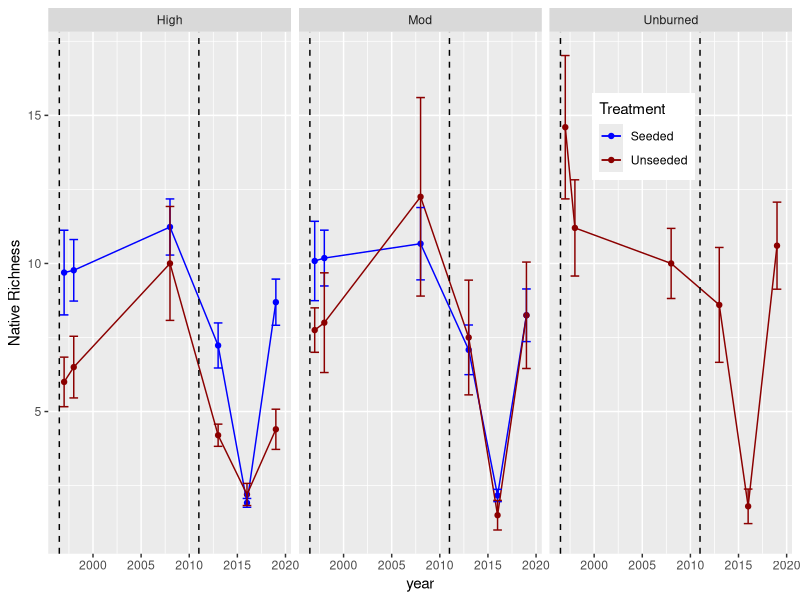
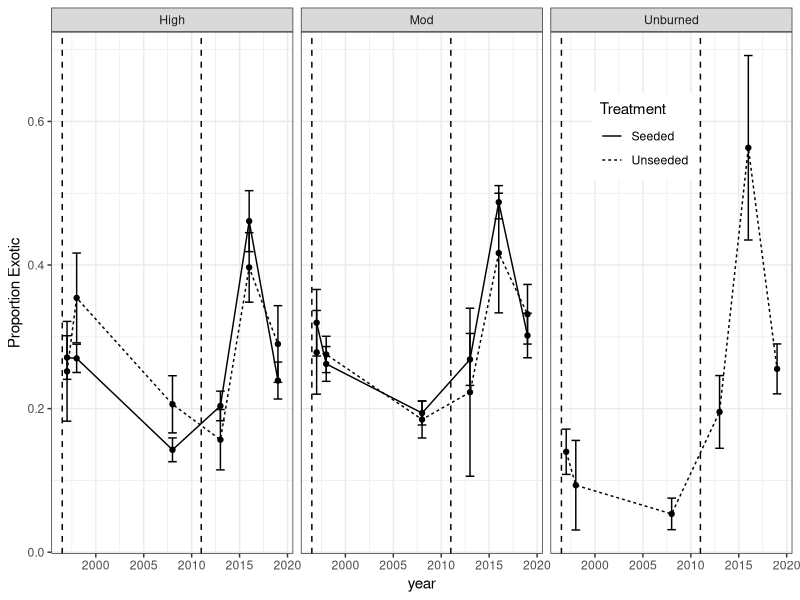
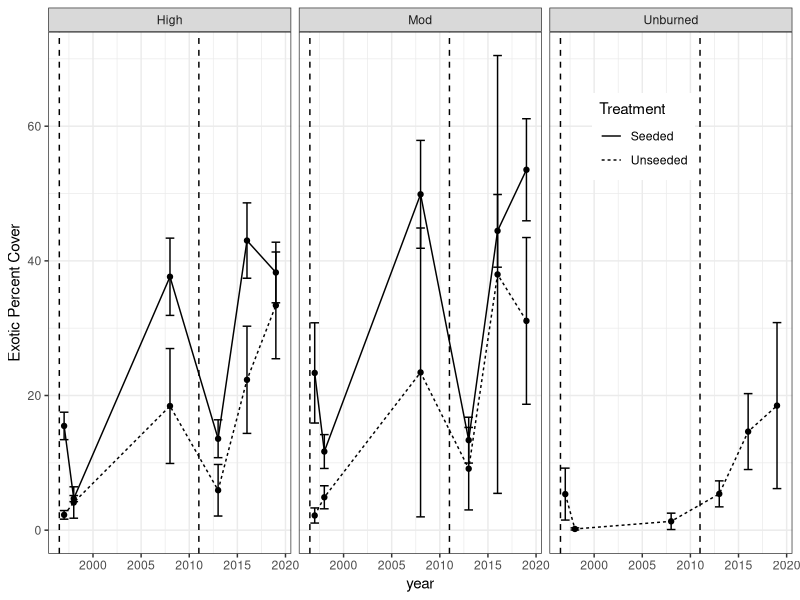
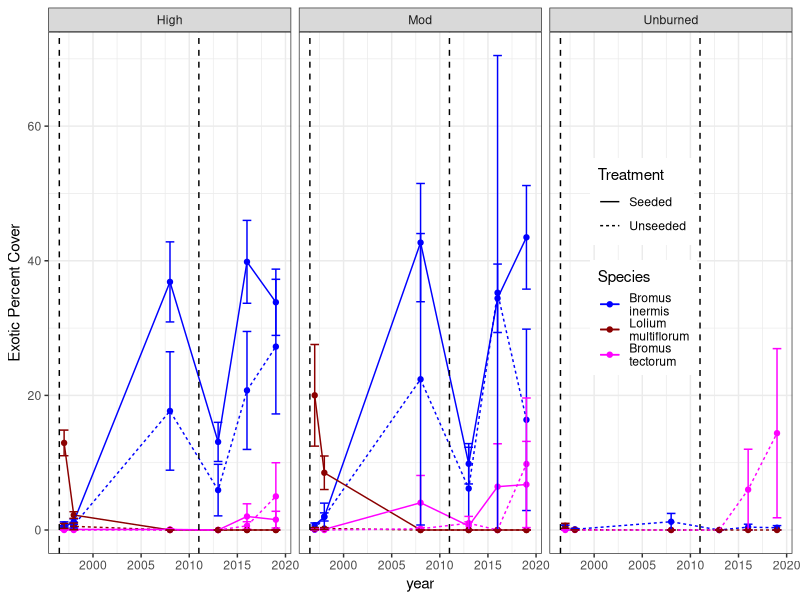
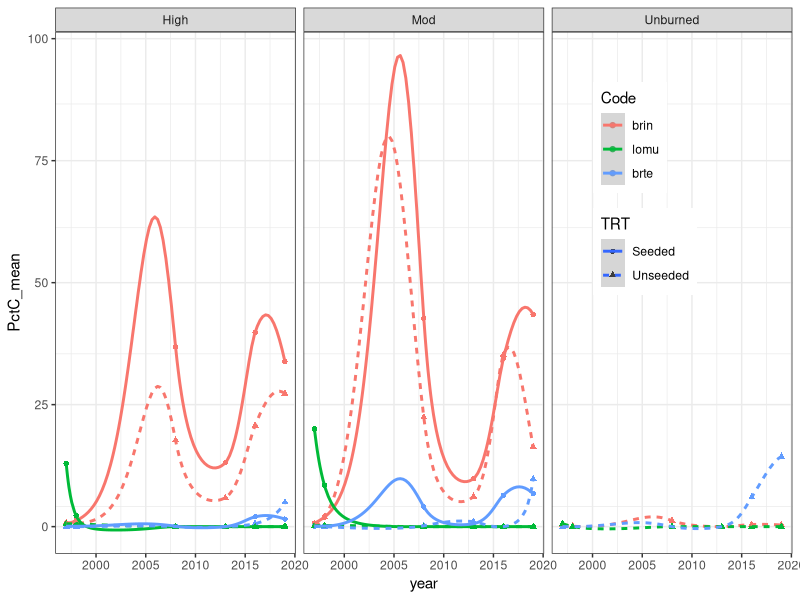
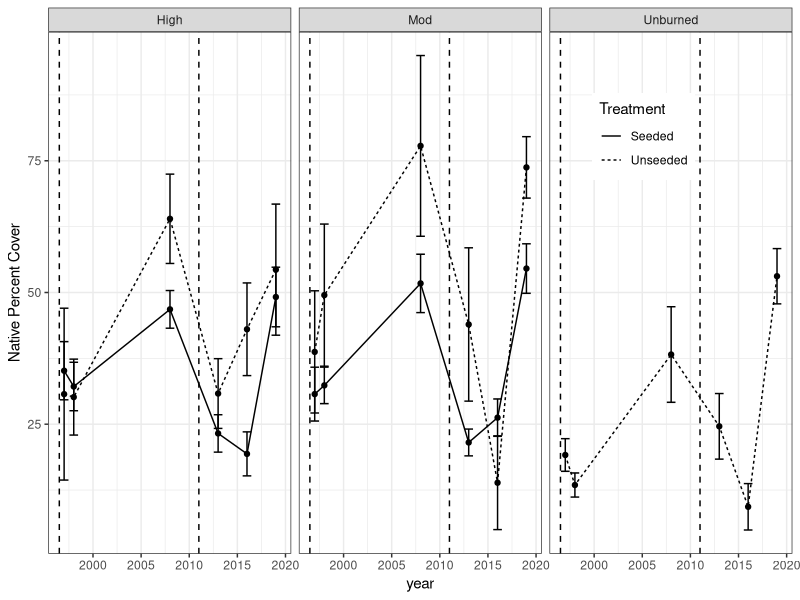
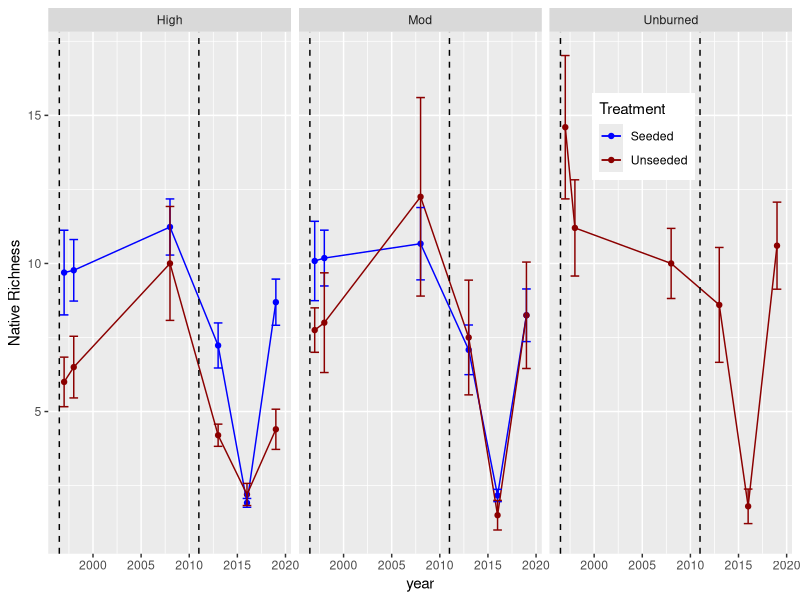
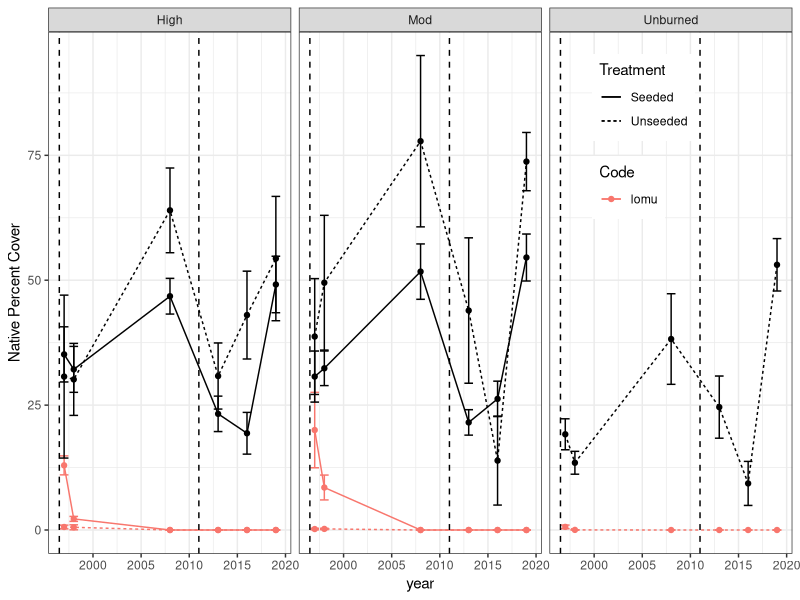

Here is the R script that generated these plots, in order:

##ESA Dome code - TE copy
## modified: 1/6/19


##Process Species Attributes

library(readxl)
library(dplyr)
library(ggplot2)
library(reshape2)
library(splines)
library(scales)
stdErr <- function(x) sqrt(var(x, na.rm = T)/length(na.exclude(x)))

####1. Data input and processing####
d_old <- read_excel("./Data/dome_invasion_data.xlsx", sheet = "data") #Old data through 2013
## use above code
d_old$Origin[d_old$Origin=="NA"] <- NA #Recode NA from text to NA
exotics <- unique(d_old$Code[which(d_old$Origin=="exotic")])
natives <- unique(d_old$Code[which(d_old$Origin=="native")])
#unk <- unique(d_old$Code[which(is.na(d_old$Origin))])
#unk_full <- unique(d_old$Full_name[which(is.na(d_old$Origin))])
d <- # took ./Data/ out; change to 2019
  read_excel("./Data/All Years 1997-2019 PermPlot-Entire.xlsx", sheet = "97-2019 EX1") 
#JTS: Why did you take out ./Data/? I need that for it to work on my computer. Is it a different syntax on a PC I wonder?
# need to change column names in excel file: add Origin; Genus/Species > Full_name; 
#JTS: Was this done?

# Species Code > Code; live/dead > Status; GF > Growth_form; Basal + canopy cm > 
# Total_cm; Total transect_cm > Transect_cm; %C > PctC
d$Origin[d$Code%in%exotics] <- "exotic" 
d$Origin[d$Code%in%natives] <- "native"
d$Transect_id <- toupper(d$Transect_id) #Uppercase for consistency
d <- d[-which(d$Transect_id=="3MBU2A"),] #Remove transect only sampled in one yr.
#d <- d[-which(d$RevBI=="Low"),] #Remove the only transect in low severity (N=1; 3LAU1)
d[which(d$Transect_id=="3LAU1"),"RevBI"] <- "Unburned" #Alternatively, lump in with "unburned"
#Investigate multiple burn severity issue:

d <- #Merge live and dead cover of a single species on a single transect|year
  d %>%
  group_by(Transect_id, year, Code) %>%
  summarise(
    RevBI = unique(RevBI), FS_BAND = unique(FS_BAND), TRT = unique(TRT),
    Full_name = unique(Full_name),
    Status = paste(Status, collapse = ''),
    Growth_form = unique(Growth_form), Origin = unique(Origin),
    Basal_cm = sum(Basal_cm), Canopy_cm = sum(Canopy_cm), 
    Total_cm = sum(Total_cm), Transect_cm = unique(Transect_cm),
    PctC = sum(PctC)#, PctB = sum(PctB) #Last one deprecated in 2016 data
    
  )

d_fs <- d[which(d$FS_BAND == "FS"),]
  

d_annual <- 
  #Remove trees from dataset because they're all native and mess up %cover
  d[-which(d$Growth_form=="T"),] %>%
  group_by(Transect_id, year) %>%
  summarise(
    RevBI = unique(RevBI),
    FS_BAND = unique(FS_BAND), 
    TRT = unique(TRT),
    PctC_exotic = sum(PctC[Origin == "exotic"], na.rm = T),
    PctC_lolium = sum(PctC[grep("Lolium",Full_name)], na.rm = T), #deprecate?
    PctC_brin = sum(PctC[grep("brin",Code)], na.rm = T), #deprecate?
    Richness_exotic = length(which(Origin=="exotic")),
    Richness_native = length(which(Origin=="native")),
    Prop_exotic = length(which(Origin=="exotic")) / 
      (length(which(Origin=="exotic")) + length(which(Origin=="native")))

  )

d_annual_fs <- d_annual[which(d_annual$FS_BAND == "FS"),]
d_fs_mean <- d_annual_fs %>%
  group_by(year,RevBI,TRT) %>%
  summarise(PctC_exotic_mean = mean(PctC_exotic), 
            PctC_exotic_se = stdErr(PctC_exotic), 
            Richness_exotic_mean = mean(Richness_exotic), 
            Richness_exotic_se = stdErr(Richness_exotic),
            Richness_native_mean = mean(Richness_native), 
            Richness_native_se = stdErr(Richness_native),
            Prop_exotic_mean = mean(Prop_exotic),
            Prop_exotic_se = stdErr(Prop_exotic),
            PctC_exotic_sig = NA, Richness_exotic_sig = NA, Prop_exotic_sig = NA)

#There are 20 unique exotics (all are found on FS land, haven't checked BAND)
unique_exotic <- 
  unique(na.exclude(d$Full_name[d$Origin=="exotic" & d$FS_BAND == "FS"]))
d_exotic <- 
  d[d$Full_name%in%unique_exotic & d$FS_BAND == "FS",]
d_exotic_stats <-
  d_exotic %>%
  group_by(Full_name) %>%
  summarize(max_PctC = max(PctC))
exotic_2main <- #Inclues BRIN, LOMU, and BRTE (which I remove below)
  c(d_exotic_stats[d_exotic_stats$max_PctC>50, "Full_name"]) [[1]]

d_exotic_2main <- 
  d_fs %>%
  group_by(Transect_id, year, RevBI,TRT) %>%
  summarise(brin = 0, lomu = 0, brte = 0) %>%
  melt(measure.vars = c("brin", "lomu", "brte"),
       variable.name = "Code", value.name = "ExtraCol") %>%
  merge(d_exotic %>%
          #filter(Full_name%in%c("Bromus inermis", "Lolium multiflorum")) %>%
          filter(Full_name%in%exotic_2main) %>%
          select(c("Transect_id", "year", "RevBI", "Code", "Full_name", "PctC")),
        by = c("Transect_id", "year", "RevBI", "Code"),
        all = TRUE)
d_exotic_2main$PctC[is.na(d_exotic_2main$PctC)] <- 0 #Add zeros
d_exotic_2main$Code = as.character(d_exotic_2main$Code) #Need for model code later

d_mean_exotic_2main <-
  d_exotic_2main %>%
  group_by(year, RevBI, TRT, Code) %>%
  summarise(PctC_mean = mean(PctC, na.rm = T),
            PctC_se = stdErr(PctC),
            PctC_sig = NA)
d_mean_exotic_2main$Code <- factor(d_mean_exotic_2main$Code, levels = c("brin", "lomu", "brte"))

####2. EDA####
#What does sampling scheme look like
t1 <-
  cbind(
    table(d_annual$Transect_id,d_annual$year),
    table(d_annual$Transect_id,d_annual$TRT),
    table(d_annual$Transect_id,d_annual$FS_BAND),
    table(d_annual$Transect_id,d_annual$RevBI)
  )
t2 <-
  cbind(
    table(d_annual$year,d_annual$TRT),
    table(d_annual$year,d_annual$FS_BAND),
    table(d_annual$year,d_annual$RevBI)
  )
#Bandelier plots sampled in 2002, FS plots sampled in 2008. Unbalanced sample.
#All Bandelier plots unseeded. Should probably be analyzed separately.
t2_fs <- 
  cbind(
    table(d_annual_fs$year,d_annual_fs$TRT),
    table(d_annual_fs$year,d_annual_fs$RevBI)
  )


####3. Analysis questions####
#Analyzing FS data only for 3.1 - 
#Assuming all plots burned at HS in Las Conchas. Need to check.
####3.1 Q1####
#How does exotic species richness change over time as a function of burn severity and seeding?

#Models
v = "Richness_native" #Can do "Richness_native" or "Richness_exotic"
for(r in 1:nrow(d_fs_mean)){
  if(d_fs_mean$RevBI[r]!="Unburned"){
    d_yr <- d_annual_fs[d_annual_fs$year == as.integer(d_fs_mean[r,"year"]) & 
                          d_annual_fs$RevBI == as.character(d_fs_mean[r,"RevBI"]),]
    d_fs_mean[r,paste(v,"sig",sep = "_")] = 
      summary(do.call("lm", list(as.formula(paste (v, "~ TRT")), data = d_yr)))$coef[2,4]
    print(summary(do.call("lm", list(as.formula(paste (v, "~ TRT")), data = d_yr))))
    if(d_fs_mean[r,"TRT"] == "Unseeded" & d_fs_mean[r,paste(v,"sig",sep = "_")]<0.05){
      d_fs_mean[r,paste(v,"symbol",sep = "_")] <- "*"
    } else d_fs_mean[r,paste(v,"symbol",sep = "_")] <- ""
  }
}

#Plot:
#pdf("./Figures/EDA/RichnessNative1.pdf",height = 4, width = 6)
ggplot(d_fs_mean) +
  geom_point(aes(x=year, y=Richness_native_mean, col = TRT)) + 
  geom_line(aes(x=year, y=Richness_native_mean, col = TRT))+
  geom_errorbar(aes(x=year, ymin = Richness_native_mean - Richness_native_se, 
                    ymax = Richness_native_mean + Richness_native_se, 
                    col = TRT))+
  scale_color_manual(values = c("blue","darkred"))+
  geom_vline(aes(xintercept = 1996.5), lty = 2) +
  geom_vline(aes(xintercept = 2011), lty = 2) +
  #geom_text(aes(x = year, y = 4, label = Richness_native_symbol), size =12) +
  facet_grid(cols=vars(RevBI)) + 
  #JTS check facet_grid error. Column missing?
  labs(col = "Treatment", y = "Native Richness") +
  theme(legend.position = c(0.8,0.8))
#dev.off()

####3.2 Q2####
#How does exotic species proportion change over time as a function of burn severity and seeding?
v = "Prop_exotic"
for(r in 1:nrow(d_fs_mean)){
  if(d_fs_mean$RevBI[r]!="Unburned"){
    d_yr <- d_annual_fs[d_annual_fs$year == as.integer(d_fs_mean[r,"year"]) & 
                          d_annual_fs$RevBI == as.character(d_fs_mean[r,"RevBI"]),]
    d_fs_mean[r,paste(v,"sig",sep = "_")] = 
      summary(do.call("lm", list(as.formula(paste (v, "~ TRT")), data = d_yr)))$coef[2,4]
    if(d_fs_mean[r,"TRT"] == "Unseeded" & d_fs_mean[r,paste(v,"sig",sep = "_")]<0.05){
      d_fs_mean[r,paste(v,"symbol",sep = "_")] <- "*"
    } else d_fs_mean[r,paste(v,"symbol",sep = "_")] <- ""
  }
}

#Plot:
#pdf("./Figures/EDA/PropExotic1.pdf", height = 4, width = 6)
ggplot(d_fs_mean) +
  geom_point(aes(x=year, y=Prop_exotic_mean, lty = TRT)) + 
  geom_line(aes(x=year, y=Prop_exotic_mean, lty = TRT))+
  geom_errorbar(aes(x=year, ymin = Prop_exotic_mean - Prop_exotic_se, 
                    ymax = Prop_exotic_mean + Prop_exotic_se #, lty = TRT
                    ))+
  #scale_color_manual(values = c("blue","darkred"))+
  geom_vline(aes(xintercept = 1996.5), lty = 2) +
  geom_vline(aes(xintercept = 2011), lty = 2) +
  geom_text(aes(x = year, y = 0.5, label = Prop_exotic_symbol), size =12) +
  facet_grid(cols=vars(RevBI)) + 
  labs(lty = "Treatment", y = "Proportion Exotic") +
  theme_bw() +
  theme(legend.position = c(0.8,0.8))
#dev.off()

####3.3 Q3####
#How does exotic species cover change over time as a function of burn severity and seeding?

#Linear models:
v = "PctC_exotic"
for(r in 1:nrow(d_fs_mean)){
  if(d_fs_mean$RevBI[r]!="Unburned"){
    d_yr <- d_annual_fs[d_annual_fs$year == as.integer(d_fs_mean[r,"year"]) & 
                          d_annual_fs$RevBI == as.character(d_fs_mean[r,"RevBI"]),]
    d_fs_mean[r,paste(v,"sig",sep = "_")] = 
      summary(do.call("lm", list(as.formula(paste (v, "~ TRT")), data = d_yr)))$coef[2,4]
    if(d_fs_mean[r,"TRT"] == "Unseeded" & d_fs_mean[r,paste(v,"sig",sep = "_")]<0.05){
      d_fs_mean[r,paste(v,"symbol",sep = "_")] <- "*"
    } else d_fs_mean[r,paste(v,"symbol",sep = "_")] <- ""
  }
}

#Plot:
#pdf("./Figures/EDA/PctCoverExotic1.pdf", height = 4, width = 6)
ggplot(d_fs_mean) +
  geom_point(aes(x=year, y=PctC_exotic_mean, lty = TRT)) + 
  geom_line(aes(x=year, y=PctC_exotic_mean, lty = TRT))+
  geom_errorbar(aes(x=year, ymin = PctC_exotic_mean - PctC_exotic_se, 
                    ymax = PctC_exotic_mean + PctC_exotic_se #,lty = 1 
                    ))+
  #scale_color_manual(values = c("blue","darkred"))+
  geom_vline(aes(xintercept = 1996.5), lty = 2) +
  geom_vline(aes(xintercept = 2011), lty = 2) +
  #geom_text(aes(x = year, y = 55, label = PctC_exotic_symbol), size =12) +
  facet_grid(cols=vars(RevBI)) + 
  labs(lty = "Treatment", y = "Exotic Percent Cover") +
  theme_bw() +
  theme(legend.position = c(0.8,0.8))
#dev.off()

####3.4 Q4####
#What are the dynamics of the invaders in the seed mix?
#Ppt said Bromus carinatus was exotic but USDA plants says native
#Focusing on Lolium perenne, Lolium multiflorum and Bromus inermis
#Story is that Loliums disappear but Bromus increases from very minimal amount
#Watch out for bromis contamination

#create exp(x)-1 transformation, the inverse of log(1+p)
#https://stackoverflow.com/questions/2777053/in-ggplot-restrict-y-to-be-0-in-loess/2782383#2782383
expm1_trans <-  function() trans_new("expm1", "expm1", "log1p")
#Need this for a plotting function below.

##2 main models
#Models
v = "PctC"
for(r in 1:nrow(d_mean_exotic_2main)){
  if(d_mean_exotic_2main$TRT[r]!="Unseeded"){
    d_yr <- d_exotic_2main[d_exotic_2main$year == as.integer(d_mean_exotic_2main[r,"year"]) & 
                             d_exotic_2main$RevBI == as.character(d_mean_exotic_2main[r,"RevBI"])& 
                             d_exotic_2main$Code == as.character(d_mean_exotic_2main[r,"Code"]),]
    #d_mean_exotic_2main[r,paste(v,"sig",sep = "_")] <- #not doing because three-way contrasts
    #  summary(do.call("lm", list(as.formula(paste (v, "~ TRT")), data = d_yr)))$coef[2,4]
    if(is.na(d_mean_exotic_2main[r,paste(v,"sig",sep = "_")])){
      d_mean_exotic_2main[r,paste(v,"sig",sep = "_")] <- 1 
      #NA value comes from same numbers in seeded/unseeded so P = 1
    }
    #print(summary(do.call("lm", list(as.formula(paste (v, "~ TRT")), data = d_yr))))
    if(d_mean_exotic_2main[r,"TRT"] == "Seeded" & 
       d_mean_exotic_2main[r,paste(v,"sig",sep = "_")]<0.05){
         d_mean_exotic_2main[r,paste(v,"symbol",sep = "_")] <- "*"
       }else d_mean_exotic_2main[r,paste(v,"symbol",sep = "_")] <- ""
  }
}


#pdf("./Figures/EDA/Cover2Main_1.pdf",width = 6, height = 4)
ggplot(d_mean_exotic_2main) +
  geom_point(aes(x=year, y=PctC_mean, col = Code)) + 
  geom_line(aes(x=year, y=PctC_mean, col = Code, lty = TRT))+
  geom_errorbar(aes(x=year, ymin = PctC_mean - PctC_se, 
                    ymax = PctC_mean + PctC_se, 
                    col = Code)) +
  #geom_text(aes(x = year, y = 60, label = PctC_symbol), size =12) +
  scale_color_manual(values = c("blue","darkred","magenta"),
                     labels = c("Bromus \ninermis","Lolium \nmultiflorum","Bromus \ntectorum"))+
  #scale_linetype_manual(values = c(1,2,0), 
  #                        labels = c("Bromus \ninermis", "Bromus \ntectorum","Lolium \nmultiflorum")) +
  geom_vline(aes(xintercept = 1996.5), lty = 2) +
  geom_vline(aes(xintercept = 2011), lty = 2) +
  #geom_text(aes(x = year, y = 100, label = PctC_symbol), size =12) +
  facet_grid(cols=vars(RevBI)) + 
  labs(lty = "Treatment", col = "Species", y = "Exotic Percent Cover") +
  theme_bw() +
  theme(legend.position = c(0.8,0.55))
#dev.off()

#pdf("./Figures/EDA/Cover2Main_1.pdf")
ggplot(d_mean_exotic_2main) +
  geom_point(aes(x = year, y = PctC_mean, col = Code, pch = TRT)) +
  geom_smooth(aes(x = year, y = PctC_mean, col = Code, lty = TRT)) + 
  scale_y_continuous(trans = "log1p") +
  coord_trans(y = expm1_trans())+
  facet_grid(cols = vars(RevBI)) + 
  theme_bw() +
  #lims(y = c(0,50)) +
  theme(legend.position = c(0.8,0.7))
#dev.off()



### TE edits (some basic exploration) - plots, no models ###

## How does native percent cover change over time? (perhaps alongside lolium/brin) 

## must add percent cover of natives to dataset

d_annual_2 <- 
  #Remove trees from dataset because they're all native and mess up %cover
  d[-which(d$Growth_form=="T"),] %>%
  group_by(Transect_id, year) %>%
  summarise(
    RevBI = unique(RevBI),
    FS_BAND = unique(FS_BAND), 
    TRT = unique(TRT),
    PctC_exotic = sum(PctC[Origin == "exotic"], na.rm = T),
    PctC_lolium = sum(PctC[grep("Lolium",Full_name)], na.rm = T), #deprecate?
    PctC_brin = sum(PctC[grep("brin",Code)], na.rm = T), #deprecate?
    PctC_native = sum(PctC[Origin == "native"], na.rm = T), #add in native cover
    Richness_exotic = length(which(Origin=="exotic")),
    Richness_native = length(which(Origin=="native")),
    Prop_exotic = length(which(Origin=="exotic")) / 
      (length(which(Origin=="exotic")) + length(which(Origin=="native")))
    
  )
## adjust dataset to include FS land only and summarize by mean

d_annual_fs_2 <- d_annual_2[which(d_annual$FS_BAND == "FS"),]
d_fs_mean_2 <- d_annual_fs_2 %>%
  group_by(year,RevBI,TRT) %>%
  summarise(PctC_exotic_mean = mean(PctC_exotic), 
            PctC_exotic_se = stdErr(PctC_exotic), 
            PctC_native_mean = mean(PctC_native),
            PctC_native_se = stdErr(PctC_native),
            Richness_exotic_mean = mean(Richness_exotic), 
            Richness_exotic_se = stdErr(Richness_exotic),
            Richness_native_mean = mean(Richness_native), 
            Richness_native_se = stdErr(Richness_native),
            Prop_exotic_mean = mean(Prop_exotic),
            Prop_exotic_se = stdErr(Prop_exotic),
            PctC_exotic_sig = NA, Richness_exotic_sig = NA, Prop_exotic_sig = NA)

## add in graph of native cover over time
#Plot:
ggplot(d_fs_mean_2) +
  geom_point(aes(x=year, y=PctC_native_mean, lty = TRT)) + 
  geom_line(aes(x=year, y=PctC_native_mean, lty = TRT))+
  geom_errorbar(aes(x=year, ymin = PctC_native_mean - PctC_native_se, 
                    ymax = PctC_native_mean + PctC_native_se #,lty = 1 
  ))+
  #scale_color_manual(values = c("blue","darkred"))+
  geom_vline(aes(xintercept = 1996.5), lty = 2) +
  geom_vline(aes(xintercept = 2011), lty = 2) +
  #geom_text(aes(x = year, y = 55, label = PctC_exotic_symbol), size =12) +
  facet_grid(cols=vars(RevBI)) + 
  labs(lty = "Treatment", y = "Native Percent Cover") +
  theme_bw() +
  theme(legend.position = c(0.8,0.8))
#dev.off()
#!! native PC up in 2019 - exotic cover down in some instances so they may be outcompeting
#!! but 2019 had many more natives ID'd, so that may affect PC
#!! cover in general is increasing post 2011 fire


## plot native richness over time 

ggplot(d_fs_mean) +
  geom_point(aes(x=year, y=Richness_native_mean, col = TRT)) + 
  geom_line(aes(x=year, y=Richness_native_mean, col = TRT))+
  geom_errorbar(aes(x=year, ymin = Richness_native_mean - Richness_native_se, 
                    ymax = Richness_native_mean + Richness_native_se, 
                    col = TRT))+
  scale_color_manual(values = c("blue","darkred"))+
  geom_vline(aes(xintercept = 1996.5), lty = 2) +
  geom_vline(aes(xintercept = 2011), lty = 2) +
  #geom_text(aes(x = year, y = 4, label = Richness_native_symbol), size =12) +
  facet_grid(cols=vars(RevBI)) + 
  labs(col = "Treatment", y = "Native Richness") +
  theme(legend.position = c(0.8,0.8))
#!! increase of native richness in 2019 - we counted many more natives in the field
#!! are there more species coming up post-fire? post a good precip year??
#!! OR did the crew in 2015 just have more unknown natives!
#!! BIG question


## plot lolium cover on native graph

d_mean_exotic_2main %>%
  filter(Code == "lomu") %>%
  ggplot() +
  geom_point(aes(x=year, y=PctC_mean, col = Code)) + 
  geom_line(aes(x=year, y=PctC_mean, col = Code, lty = TRT))+
  geom_errorbar(aes(x=year, ymin = PctC_mean - PctC_se, 
                    ymax = PctC_mean + PctC_se, 
                    col = Code)) + 
  geom_point(data = d_fs_mean_2, aes(x=year, y=PctC_native_mean, lty = TRT)) + 
  geom_line(data = d_fs_mean_2, aes(x=year, y=PctC_native_mean, lty = TRT))+
  geom_errorbar(data = d_fs_mean_2, aes(x=year, ymin = PctC_native_mean - PctC_native_se, 
                    ymax = PctC_native_mean + PctC_native_se #,lty = 1 
  ))+
  #scale_color_manual(values = c("blue","darkred"))+
  geom_vline(aes(xintercept = 1996.5), lty = 2) +
  geom_vline(aes(xintercept = 2011), lty = 2) +
  #geom_text(aes(x = year, y = 55, label = PctC_exotic_symbol), size =12) +
  facet_grid(cols=vars(RevBI)) + 
  labs(lty = "Treatment", y = "Native Percent Cover") +
  theme_bw() +
  theme(legend.position = c(0.8,0.8))
#!!! lolium cover decreases to 0 through the decade, was higher when native cover low

## plot brin cover on native graph
d_mean_exotic_2main %>%
  filter(Code == "brin") %>%
  ggplot() +
  geom_point(aes(x=year, y=PctC_mean, col = Code)) + 
  geom_line(aes(x=year, y=PctC_mean, col = Code, lty = TRT))+
  geom_errorbar(aes(x=year, ymin = PctC_mean - PctC_se, 
                    ymax = PctC_mean + PctC_se, 
                    col = Code)) + 
  geom_point(data = d_fs_mean_2, aes(x=year, y=PctC_native_mean, lty = TRT)) + 
  geom_line(data = d_fs_mean_2, aes(x=year, y=PctC_native_mean, lty = TRT))+
  geom_errorbar(data = d_fs_mean_2, aes(x=year, ymin = PctC_native_mean - PctC_native_se, 
                                        ymax = PctC_native_mean + PctC_native_se #,lty = 1 
  ))+
  #scale_color_manual(values = c("blue","darkred"))+
  geom_vline(aes(xintercept = 1996.5), lty = 2) +
  geom_vline(aes(xintercept = 2011), lty = 2) +
  #geom_text(aes(x = year, y = 55, label = PctC_exotic_symbol), size =12) +
  facet_grid(cols=vars(RevBI)) + 
  labs(lty = "Treatment", y = "Native Percent Cover") +
  theme_bw() +
  theme(legend.position = c(0.8,0.8))
#!!! not much info given, overall cover for natives and brin increases in 2007
#!!! decreases post 2011 fire 

